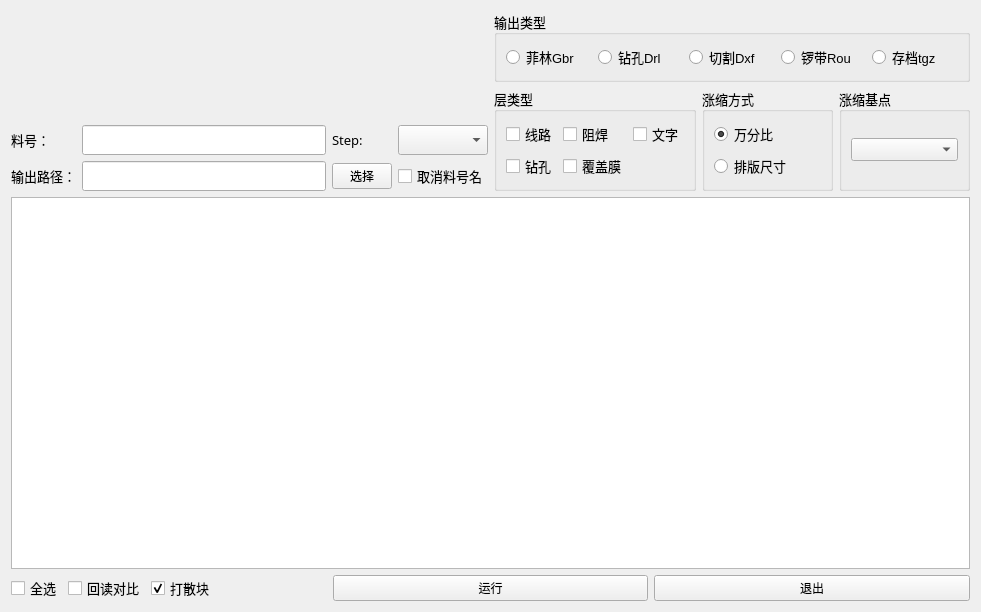
<?xml version="1.0" encoding="UTF-8"?>
<ui version="4.0">
 <class>Form</class>
 <widget class="QWidget" name="Form">
  <property name="geometry">
   <rect>
    <x>0</x>
    <y>0</y>
    <width>981</width>
    <height>612</height>
   </rect>
  </property>
  <property name="font">
   <font>
    <family>微软雅黑</family>
    <pointsize>10</pointsize>
   </font>
  </property>
  <property name="windowTitle">
   <string>资料导出</string>
  </property>
  <layout class="QVBoxLayout" name="verticalLayout_5">
   <item>
    <layout class="QHBoxLayout" name="horizontalLayout_4" stretch="1,1">
     <item>
      <layout class="QVBoxLayout" name="verticalLayout_4">
       <item>
        <layout class="QHBoxLayout" name="horizontalLayout_3" stretch="1,1,1">
         <item>
          <spacer name="horizontalSpacer">
           <property name="orientation">
            <enum>Qt::Horizontal</enum>
           </property>
           <property name="sizeHint" stdset="0">
            <size>
             <width>40</width>
             <height>20</height>
            </size>
           </property>
          </spacer>
         </item>
         <item>
          <widget class="QLabel" name="label_logo">
           <property name="minimumSize">
            <size>
             <width>0</width>
             <height>50</height>
            </size>
           </property>
           <property name="text">
            <string/>
           </property>
          </widget>
         </item>
         <item>
          <spacer name="horizontalSpacer_2">
           <property name="orientation">
            <enum>Qt::Horizontal</enum>
           </property>
           <property name="sizeHint" stdset="0">
            <size>
             <width>40</width>
             <height>20</height>
            </size>
           </property>
          </spacer>
         </item>
        </layout>
       </item>
       <item>
        <layout class="QGridLayout" name="gridLayout_2">
         <item row="0" column="2" colspan="2">
          <widget class="QLabel" name="label_4">
           <property name="font">
            <font>
             <family>微软雅黑</family>
             <pointsize>10</pointsize>
            </font>
           </property>
           <property name="text">
            <string>Step:</string>
           </property>
           <property name="alignment">
            <set>Qt::AlignLeading|Qt::AlignLeft|Qt::AlignVCenter</set>
           </property>
          </widget>
         </item>
         <item row="0" column="0">
          <widget class="QLabel" name="label_2">
           <property name="font">
            <font>
             <family>微软雅黑</family>
             <pointsize>10</pointsize>
            </font>
           </property>
           <property name="text">
            <string>料号：</string>
           </property>
          </widget>
         </item>
         <item row="1" column="1">
          <widget class="QLineEdit" name="lineEdit_path">
           <property name="font">
            <font>
             <family>微软雅黑</family>
             <pointsize>11</pointsize>
            </font>
           </property>
          </widget>
         </item>
         <item row="1" column="2" colspan="2">
          <widget class="QPushButton" name="pushButton_path">
           <property name="maximumSize">
            <size>
             <width>60</width>
             <height>16777215</height>
            </size>
           </property>
           <property name="font">
            <font>
             <family>微软雅黑</family>
             <pointsize>9</pointsize>
            </font>
           </property>
           <property name="cursor">
            <cursorShape>PointingHandCursor</cursorShape>
           </property>
           <property name="text">
            <string>选择</string>
           </property>
          </widget>
         </item>
         <item row="0" column="4">
          <widget class="QComboBox" name="comboBox_steps">
           <property name="font">
            <font>
             <family>微软雅黑</family>
             <pointsize>11</pointsize>
            </font>
           </property>
          </widget>
         </item>
         <item row="1" column="0">
          <widget class="QLabel" name="label_3">
           <property name="font">
            <font>
             <family>微软雅黑</family>
             <pointsize>10</pointsize>
            </font>
           </property>
           <property name="text">
            <string>输出路径：</string>
           </property>
          </widget>
         </item>
         <item row="1" column="4">
          <widget class="QCheckBox" name="checkBox_cancelJobname">
           <property name="font">
            <font>
             <family>微软雅黑</family>
             <pointsize>10</pointsize>
            </font>
           </property>
           <property name="text">
            <string>取消料号名</string>
           </property>
          </widget>
         </item>
         <item row="0" column="1">
          <widget class="QLineEdit" name="lineEdit_jobname">
           <property name="font">
            <font>
             <family>微软雅黑</family>
             <pointsize>11</pointsize>
            </font>
           </property>
           <property name="readOnly">
            <bool>true</bool>
           </property>
          </widget>
         </item>
        </layout>
       </item>
      </layout>
     </item>
     <item>
      <layout class="QVBoxLayout" name="verticalLayout_3">
       <item>
        <widget class="QGroupBox" name="groupBox">
         <property name="font">
          <font>
           <family>微软雅黑</family>
           <pointsize>10</pointsize>
          </font>
         </property>
         <property name="title">
          <string>输出类型</string>
         </property>
         <layout class="QHBoxLayout" name="horizontalLayout_2">
          <item>
           <widget class="QRadioButton" name="radioButton">
            <property name="font">
             <font>
              <family>Segoe UI</family>
              <pointsize>10</pointsize>
             </font>
            </property>
            <property name="text">
             <string>菲林Gbr</string>
            </property>
           </widget>
          </item>
          <item>
           <widget class="QRadioButton" name="radioButton_2">
            <property name="font">
             <font>
              <family>Segoe UI</family>
              <pointsize>10</pointsize>
             </font>
            </property>
            <property name="text">
             <string>钻孔Drl</string>
            </property>
           </widget>
          </item>
          <item>
           <widget class="QRadioButton" name="radioButton_3">
            <property name="font">
             <font>
              <family>Segoe UI</family>
              <pointsize>10</pointsize>
             </font>
            </property>
            <property name="text">
             <string>切割Dxf</string>
            </property>
           </widget>
          </item>
          <item>
           <widget class="QRadioButton" name="radioButton_4">
            <property name="font">
             <font>
              <family>Segoe UI</family>
              <pointsize>10</pointsize>
             </font>
            </property>
            <property name="text">
             <string>锣带Rou</string>
            </property>
           </widget>
          </item>
          <item>
           <widget class="QRadioButton" name="radioButton_5">
            <property name="font">
             <font>
              <family>Segoe UI</family>
              <pointsize>10</pointsize>
             </font>
            </property>
            <property name="text">
             <string>存档tgz</string>
            </property>
           </widget>
          </item>
         </layout>
        </widget>
       </item>
       <item>
        <layout class="QHBoxLayout" name="horizontalLayout">
         <item>
          <widget class="QGroupBox" name="groupBox_2">
           <property name="font">
            <font>
             <family>微软雅黑</family>
             <pointsize>10</pointsize>
            </font>
           </property>
           <property name="title">
            <string>层类型</string>
           </property>
           <layout class="QGridLayout" name="gridLayout">
            <item row="0" column="0">
             <widget class="QCheckBox" name="checkBox_signal">
              <property name="font">
               <font>
                <family>Segoe UI</family>
                <pointsize>10</pointsize>
               </font>
              </property>
              <property name="text">
               <string>线路</string>
              </property>
             </widget>
            </item>
            <item row="0" column="1">
             <widget class="QCheckBox" name="checkBox_soldmask">
              <property name="font">
               <font>
                <family>Segoe UI</family>
                <pointsize>10</pointsize>
               </font>
              </property>
              <property name="text">
               <string>阻焊</string>
              </property>
             </widget>
            </item>
            <item row="0" column="2">
             <widget class="QCheckBox" name="checkBox_silkscreen">
              <property name="font">
               <font>
                <family>Segoe UI</family>
                <pointsize>10</pointsize>
               </font>
              </property>
              <property name="text">
               <string>文字</string>
              </property>
             </widget>
            </item>
            <item row="1" column="0">
             <widget class="QCheckBox" name="checkBox_drill">
              <property name="font">
               <font>
                <family>Segoe UI</family>
                <pointsize>10</pointsize>
               </font>
              </property>
              <property name="text">
               <string>钻孔</string>
              </property>
             </widget>
            </item>
            <item row="1" column="1">
             <widget class="QCheckBox" name="checkBox_cov">
              <property name="font">
               <font>
                <family>Segoe UI</family>
                <pointsize>10</pointsize>
               </font>
              </property>
              <property name="text">
               <string>覆盖膜</string>
              </property>
             </widget>
            </item>
           </layout>
          </widget>
         </item>
         <item>
          <widget class="QGroupBox" name="groupBox_3">
           <property name="font">
            <font>
             <family>微软雅黑</family>
             <pointsize>10</pointsize>
            </font>
           </property>
           <property name="title">
            <string>涨缩方式</string>
           </property>
           <layout class="QVBoxLayout" name="verticalLayout">
            <item>
             <widget class="QRadioButton" name="radioButton_scale_1">
              <property name="font">
               <font>
                <family>Segoe UI</family>
                <pointsize>10</pointsize>
               </font>
              </property>
              <property name="text">
               <string>万分比</string>
              </property>
              <property name="checked">
               <bool>true</bool>
              </property>
             </widget>
            </item>
            <item>
             <widget class="QRadioButton" name="radioButton_scale_2">
              <property name="font">
               <font>
                <family>Segoe UI</family>
                <pointsize>10</pointsize>
               </font>
              </property>
              <property name="text">
               <string>排版尺寸</string>
              </property>
             </widget>
            </item>
           </layout>
          </widget>
         </item>
         <item>
          <widget class="QGroupBox" name="groupBox_4">
           <property name="font">
            <font>
             <family>微软雅黑</family>
             <pointsize>10</pointsize>
            </font>
           </property>
           <property name="title">
            <string>涨缩基点</string>
           </property>
           <layout class="QVBoxLayout" name="verticalLayout_2">
            <item>
             <widget class="QComboBox" name="comboBox_anchor">
              <property name="font">
               <font>
                <family>Segoe UI</family>
                <pointsize>10</pointsize>
               </font>
              </property>
             </widget>
            </item>
           </layout>
          </widget>
         </item>
        </layout>
       </item>
      </layout>
     </item>
    </layout>
   </item>
   <item>
    <widget class="QTableWidget" name="tableWidget">
     <property name="font">
      <font>
       <family>微软雅黑</family>
       <pointsize>10</pointsize>
      </font>
     </property>
    </widget>
   </item>
   <item>
    <layout class="QHBoxLayout" name="horizontalLayout_6" stretch="1,1,1">
     <item>
      <layout class="QHBoxLayout" name="horizontalLayout_5">
       <item>
        <widget class="QCheckBox" name="checkBox_select_all">
         <property name="font">
          <font>
           <family>微软雅黑</family>
           <pointsize>10</pointsize>
          </font>
         </property>
         <property name="text">
          <string>全选</string>
         </property>
        </widget>
       </item>
       <item>
        <widget class="QCheckBox" name="checkBox_autoRead">
         <property name="text">
          <string>回读对比</string>
         </property>
        </widget>
       </item>
       <item>
        <widget class="QCheckBox" name="checkBox_pad_as_circle">
         <property name="text">
          <string>打散块</string>
         </property>
         <property name="checked">
          <bool>true</bool>
         </property>
        </widget>
       </item>
       <item>
        <spacer name="horizontalSpacer_3">
         <property name="orientation">
          <enum>Qt::Horizontal</enum>
         </property>
         <property name="sizeHint" stdset="0">
          <size>
           <width>40</width>
           <height>20</height>
          </size>
         </property>
        </spacer>
       </item>
      </layout>
     </item>
     <item>
      <widget class="QPushButton" name="pushButton_run">
       <property name="minimumSize">
        <size>
         <width>0</width>
         <height>26</height>
        </size>
       </property>
       <property name="font">
        <font>
         <family>微软雅黑</family>
         <pointsize>9</pointsize>
        </font>
       </property>
       <property name="cursor">
        <cursorShape>PointingHandCursor</cursorShape>
       </property>
       <property name="text">
        <string>运行</string>
       </property>
      </widget>
     </item>
     <item>
      <widget class="QPushButton" name="pushButton_exit">
       <property name="minimumSize">
        <size>
         <width>0</width>
         <height>26</height>
        </size>
       </property>
       <property name="font">
        <font>
         <family>微软雅黑</family>
         <pointsize>9</pointsize>
        </font>
       </property>
       <property name="cursor">
        <cursorShape>PointingHandCursor</cursorShape>
       </property>
       <property name="text">
        <string>退出</string>
       </property>
      </widget>
     </item>
    </layout>
   </item>
  </layout>
 </widget>
 <resources/>
 <connections/>
</ui>
